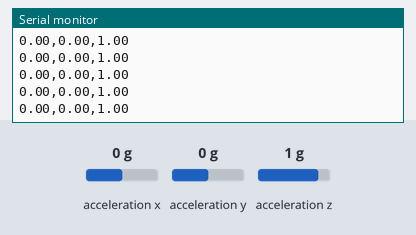
The sketch below on a simulated Arduino Nano 33 BLE. On the bench: the last lines printed to the serial monitor. Inputs (shaded band) come from the test bench; at power-on: acceleration x 0 g, acceleration y 0 g, acceleration z 1 g.

Above: at 1.2 s.
1.3 s: acceleration x set to -1.4 g
At 1.32 s:
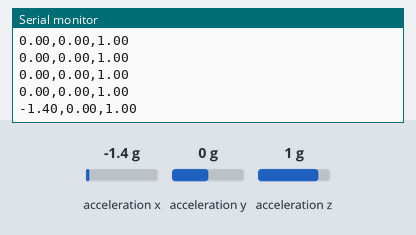
2.8 s: acceleration y set to -1.4 g
At 2.85 s:
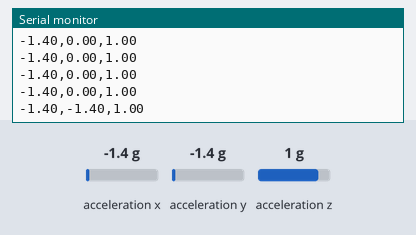
4.3 s: acceleration z set to -1.4 g
At 4.37 s:
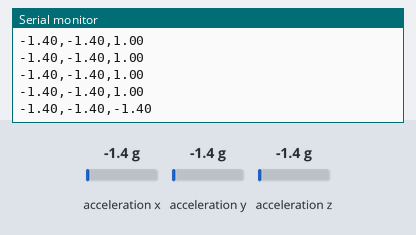

Measured:
- after the input at 1.3 s, the serial monitor: prints a new line at once (image 1)
- after the input at 2.8 s, the serial monitor: prints a new line at once (image 2)
- after the input at 4.3 s, the serial monitor: prints a new line after 0.06 s (image 3)

The sketch:

data_generation.ino
```cpp
#include <Arduino_LSM9DS1.h>  // Librairie pour utiliser le capteur IMU

void setup() {
  Serial.begin(9600);
  while (!Serial);  // Attend que la communication série soit prête

  // Initialise l'IMU
  if (!IMU.begin()) {
    Serial.println("Erreur : capteur IMU non détecté !");
    while (1);  // Bloque le programme en cas d'erreur
  }
  Serial.println("IMU initialisé avec succès !");
}

void loop() {
  float x, y, z;

  // Vérifie si des données d'accélération sont disponibles
  if (IMU.accelerationAvailable()) {
    IMU.readAcceleration(x, y, z);
    // Envoie les valeurs sur le Serial Monitor, séparées par une virgule
    Serial.print(x);
    Serial.print(",");
    Serial.print(y);
    Serial.print(",");
    Serial.println(z);
  }
  delay(100);  // Petite pause pour ne pas inonder le Serial Monitor
}
```
